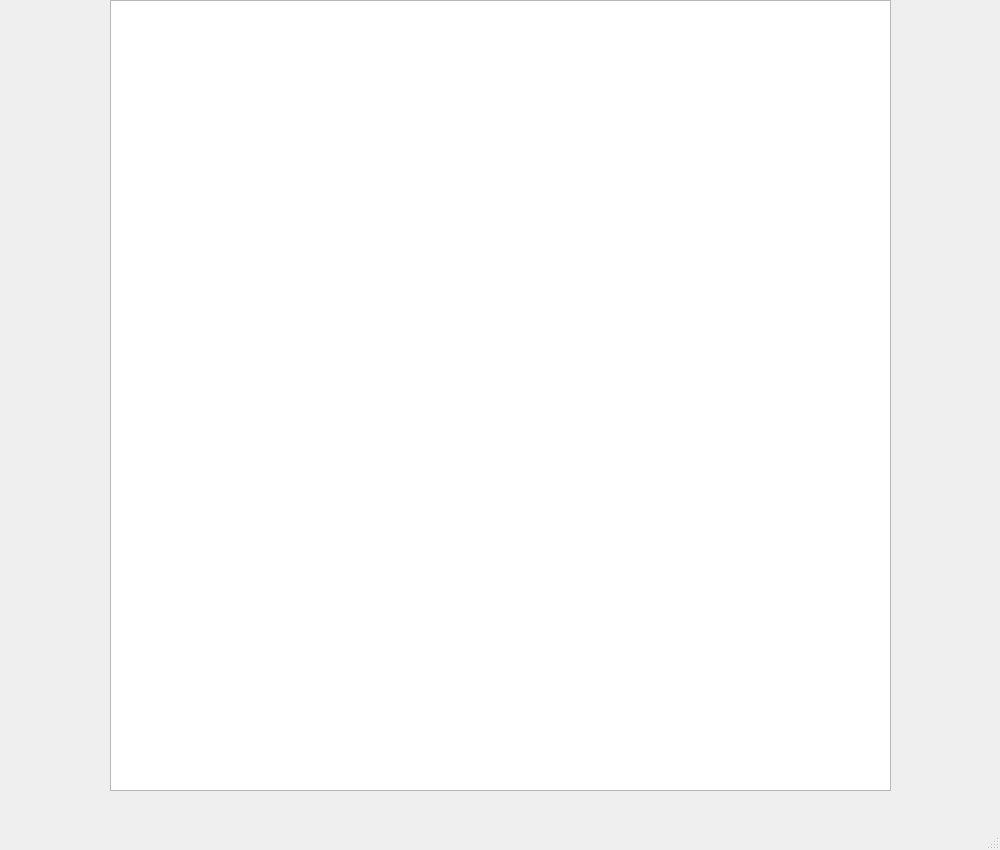
<?xml version="1.0" encoding="UTF-8"?>
<ui version="4.0">
 <class>MainWindow</class>
 <widget class="QMainWindow" name="MainWindow">
  <property name="geometry">
   <rect>
    <x>0</x>
    <y>0</y>
    <width>1000</width>
    <height>850</height>
   </rect>
  </property>
  <property name="windowTitle">
   <string>MainWindow</string>
  </property>
  <widget class="QWidget" name="centralwidget">
   <widget class="QTableWidget" name="tableWidget">
    <property name="geometry">
     <rect>
      <x>110</x>
      <y>0</y>
      <width>781</width>
      <height>791</height>
     </rect>
    </property>
   </widget>
  </widget>
  <widget class="QMenuBar" name="menubar">
   <property name="geometry">
    <rect>
     <x>0</x>
     <y>0</y>
     <width>1000</width>
     <height>21</height>
    </rect>
   </property>
  </widget>
  <widget class="QStatusBar" name="statusbar"/>
 </widget>
 <resources/>
 <connections/>
</ui>
